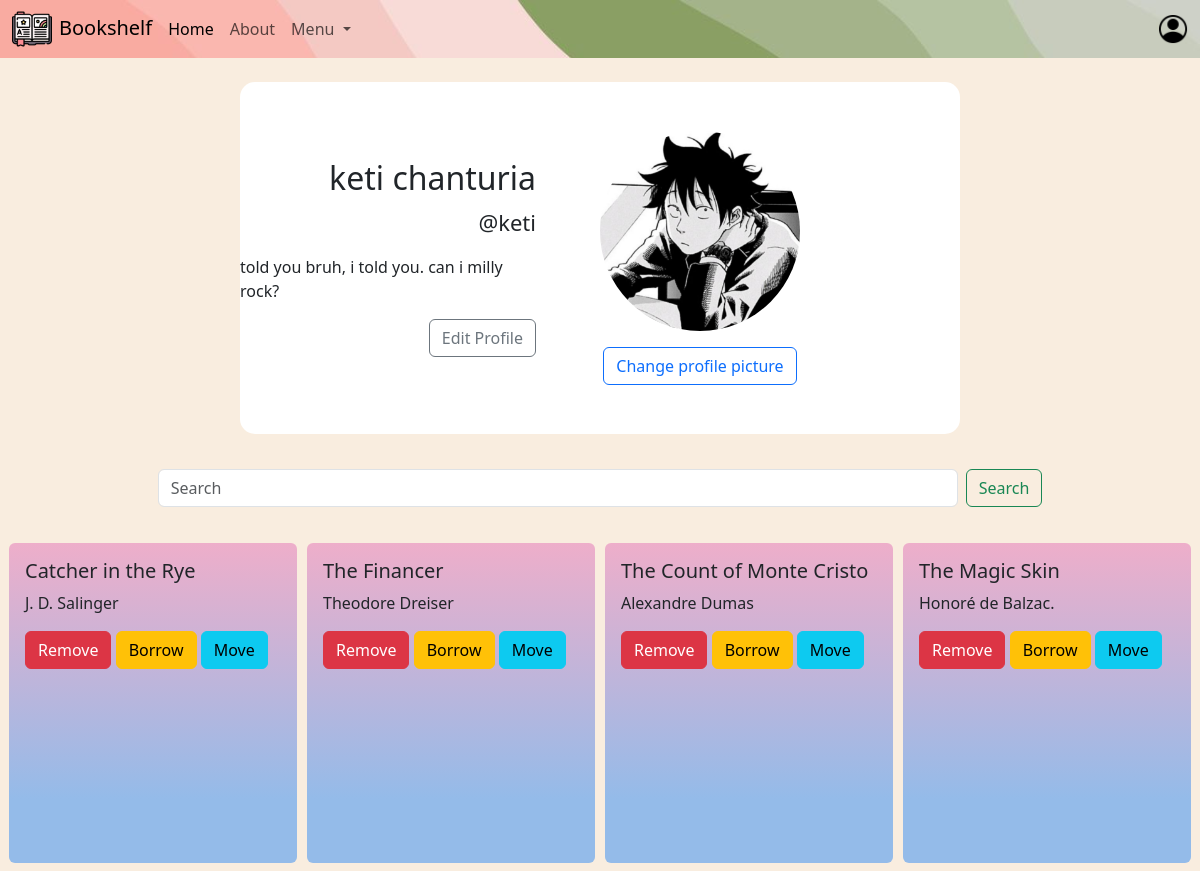
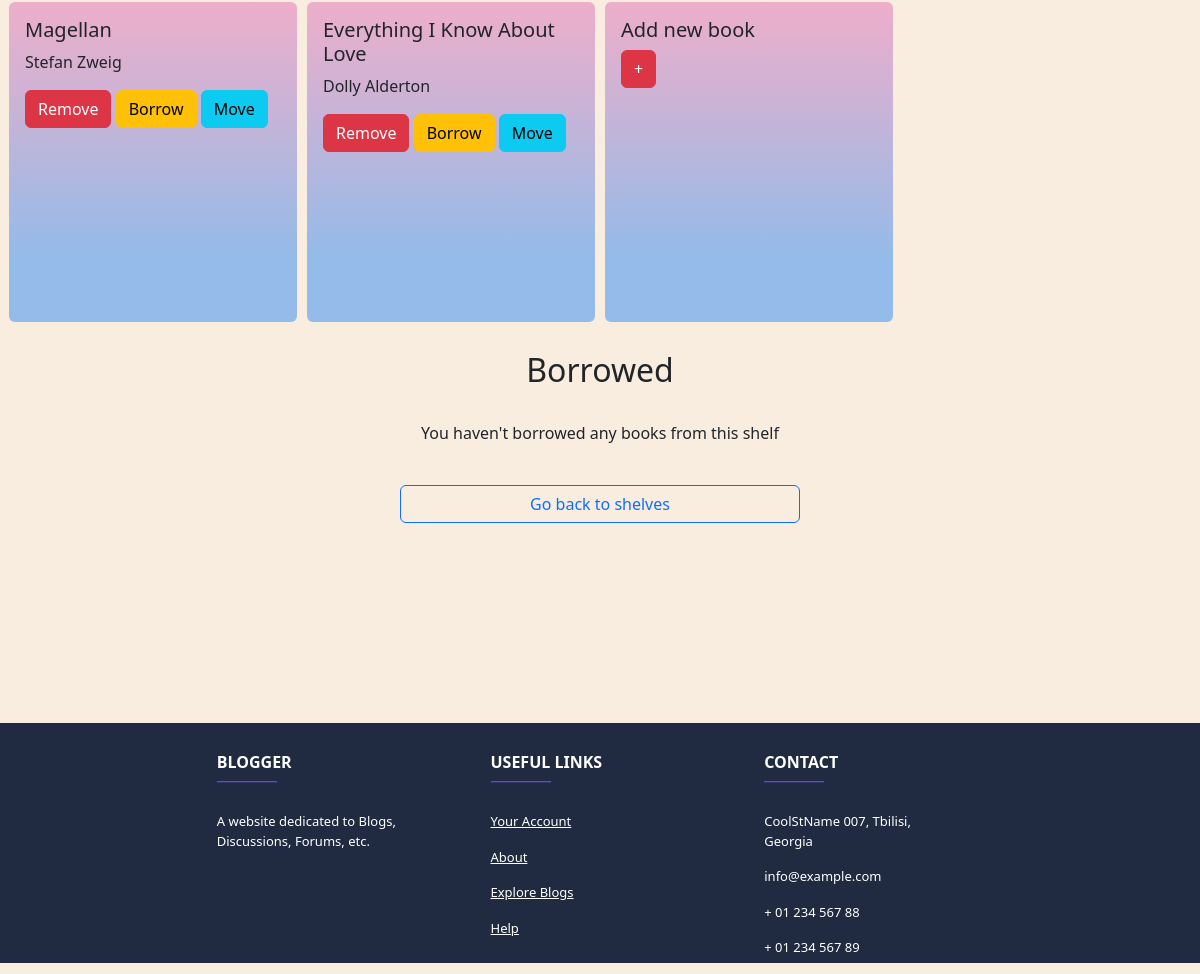
Page /shelves/1 (signed in) on the committed database (2 pictures, top to bottom).
### src/models/user.py (models this page shows, shortened)
class User(db.Model, BaseModel, UserMixin):
    __tablename__ = "users"
    id = db.Column(db.Integer, primary_key=True)
    first_name = db.Column(db.String)
    last_name = db.Column(db.String)
    username = db.Column(db.String, nullable=False)
    _password = db.Column(db.String, nullable=False)
    email = db.Column(db.String, nullable=False)
    birthday = db.Column(db.Date, nullable=False)
    gender = db.Column(db.String, nullable=False)
    role = db.Column(db.String, nullable=True)
    profile_pic = db.Column(db.String)
    bio = db.Column(db.String)
    shelves = db.relationship('Shelf', backref='users')
    books = db.relationship('Books', backref='users')
    @property
    def password(self):
        return self._password
    def is_admin(self):
        return current_user.role == "Admin"

### src/models/bookshelf.py (models this page shows)
class Books(db.Model):
    __tablename__ = "books"
    id = db.Column(db.Integer, primary_key=True)
    title = db.Column(db.String)
    author = db.Column(db.String)
    shelf_id = db.Column(db.Integer, db.ForeignKey('shelf.id'), nullable=False)
    user_id = db.Column(db.Integer, db.ForeignKey('users.id'), nullable=False)
    borrowed = db.Column(db.Boolean, default=False)

### src/views/shelves/routes.py (the view)
@shelves_bp.route("/shelves/<int:id>", methods=['GET', 'POST'])
@login_required
def books(id):
    shelves = Shelf.query.all()
    if request.method == 'POST':
        chosen_books_list, borroweds_list = show_search()
    else:
        chosen_books_list, borroweds_list = show_normal(id)
    return render_template("books.html", books=chosen_books_list, shelf_id=id, borroweds=borroweds_list, shelves=shelves)

### src/__init__.py (called while the page is built)
def register_extensions(app):
    db.init_app(app)
    migrate.init_app(app, db)
    login_manager.init_app(app)
    login_manager.login_view = "authentication.signin"
    @login_manager.user_loader
    def loadUser(user_id):
        return User.query.get(user_id)
    admin.init_app(app)
    admin.add_view(UserView(User, db.session))
    admin.add_view(ShelfView(Shelf, db.session))
    admin.add_view(BookView(Books, db.session))

### src/views/shelves/routes.py (called while the page is built)
def show_normal(id):
    books = Books.query.filter_by(shelf_id=id)
    chosen_books = books.filter_by(borrowed=False).all()
    chosen_books_list = [{'id': book.id, 'title': book.title, 'author': book.author, 'shelf_id' : book.shelf_id} for book in chosen_books]
    borroweds = books.filter_by(borrowed=True).all()
    borroweds_list = [{'id': book.id, 'title': book.title, 'author': book.author, 'shelf_id' : book.shelf_id} for book in borroweds]
    return chosen_books_list, borroweds_list

### templates/books.html (shortened to what this page needs)
{% extends "base.html" %}
{% block body%}
{% include "user.html" %}
<form method="POST" enctype="multipart/form-data" class="d-flex" role="search" style="
    height: 40px;
    width: 100%;
    margin-bottom: 30px;
    margin-top: 10px;
    align-items: center;
    justify-content: center;
  ">
  <input class="form-control me-2" type="search" placeholder="Search" aria-label="Search" name="query"
    style="width: 50rem" />
  <button class="btn btn-outline-success" type="submit" value="Search">
    Search
  </button>
</form>
<div class="d-flex flex-column justify-content-center">
  <div class="d-flex justify-content-center">
    <div style="display: inline-grid; grid-template-columns: auto auto auto auto">
      {% include 'book_cards.html' %}
      <div class="card" style="
          width: 18rem;
          height: 20rem;
          margin: 5px;
          background: rgb(238, 174, 202);
          background: linear-gradient(
            180deg,
            rgba(238, 174, 202, 1) 0%,
            rgba(148, 187, 233, 1) 80%
          );
          border: none;
        ">
        <div class="card-body">
          <h5 class="card-title">Add new book</h5>
          <a href="/shelves/{{ shelf_id }}/add_book" class="btn btn-danger">+</a>
        </div>
      </div>
    </div>
  </div>
  {% include 'borrowed.html' %}
  <div class=" mt-4 d-flex justify-content-center">
    <a class="btn btn-outline-primary" href="/shelves" style="width: 25rem;">Go back to shelves</a>
  </div>
</div>
{% endblock %}

### templates/user.html (shortened to what this page needs)
<div style="width: 100%;" class="d-flex justify-content-center">
    <div class="d-flex flex-row m-4" style="height: 22rem; width: 60%; background-color: white; border-radius:15px;">
        <div id="info" style="width: 50%; padding-right:4rem;"
            class="d-flex justify-content-center align-items-end flex-column">
            <h2>{{ current_user.first_name }} {{ current_user.last_name }}</h2>
            <p style="font-size: 22px;">@{{ current_user.username }}</p>
            {% if current_user.bio %}
            <p>{{ current_user.bio }}</p>
            {% endif %}
            <a class="btn btn-outline-secondary" href="/edit_user">Edit Profile</a>
        </div>
        <div id="profile_pic" style="width: 50%; padding-right:10rem;"
            class="d-flex justify-content-center align-items-center flex-column">
            <div style="height: 200px; width:200px">
                <img style="width:100%;
                height:100%; object-fit:cover; border-radius: 50%;"
                    src="{{ url_for('static', filename='uploads/' + current_user.profile_pic) if current_user.profile_pic else url_for('static', filename='images/default_profile.png') }}">
            </div>
            <button type="button" class="mt-3 btn btn-outline-primary" data-bs-toggle="modal"
                data-bs-target="#exampleModalCenter">
                Change profile picture
            </button>
        </div>
    </div>
</div>

### templates/book_cards.html (shortened to what this page needs)
{% for book in books %}
<div class="card" style="
          width: 18rem;
          height: 20rem;
          margin: 5px;
          background: rgb(238, 174, 202);
          background: linear-gradient(
            180deg,
            rgba(238, 174, 202, 1) 0%,
            rgba(148, 187, 233, 1) 80%
          );
          border: none;
        ">
    <div class="card-body">
        <h5 class="card-title">{{book.title}}</h5>
        <p>{{book.author}}</p>
        <a href="/shelves/{{ book.shelf_id }}/delete_book/{{ book.id }}" class="btn btn-danger">Remove</a>
        <a href="/shelves/{{ book.shelf_id }}/borrow_book/{{ book.id }}" class="btn btn-warning">Borrow</a>
        <button type="button" class="btn btn-info" data-bs-toggle="modal" data-bs-target="#exampleModalCenter2">
            Move
        </button>
    </div>
</div>
{% endfor %}

### static/css/style.css (style rules this page uses)
body { background-color: rgb(249, 237, 223); height: auto; }

### rows in the picture
User: first_name "keti", last_name "chanturia", username "keti", bio "told you bruh, i told you. can i milly rock?", profile_pic (picture)
Books: title "Catcher in the Rye", author "J. D. Salinger"
Books: title "The Financer", author "Theodore Dreiser"
Books: title "The Count of Monte Cristo", author "Alexandre Dumas"
Books: title "The Magic Skin", author "Honoré de Balzac."
Books: title "Magellan", author "Stefan Zweig"
Books: title "Everything I Know About Love", author "Dolly Alderton"
